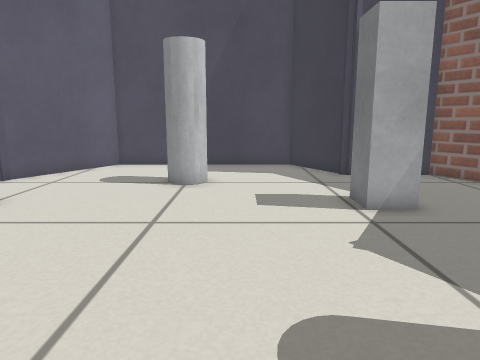
view 1 (above)

16 first-person views from a walk through a robot-simulator world made for Gazebo. The camera is 0.46 m above the floor, tilts 10° down and sees 70° across. The floor is counted in squares, 0.2 m on a side. Each view is taken from the middle of a square. On the plan, view 1 faces up. The plan holds only what a view shows up to about 19 squares ahead; the rest is blank.

view 2
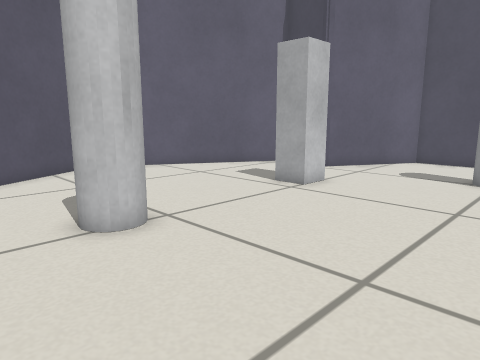

view 3
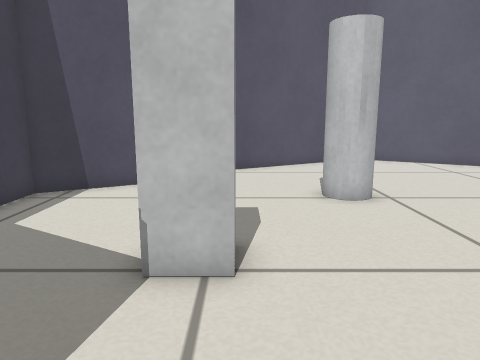

view 4
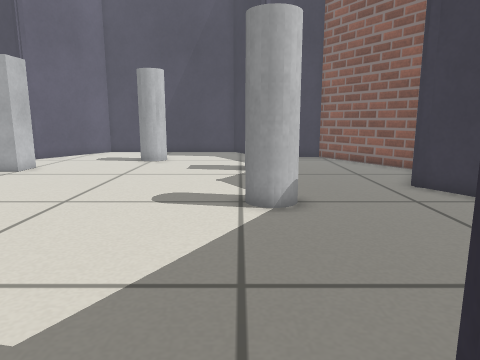

view 5
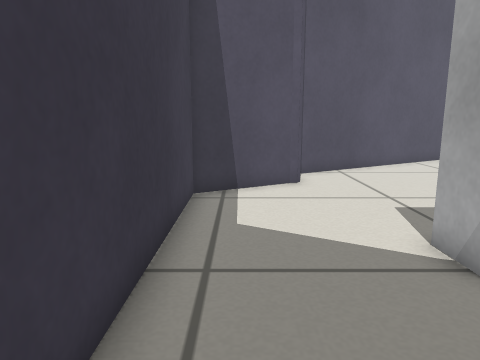

view 6
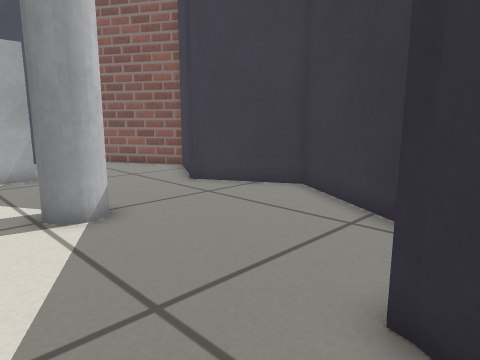

view 7
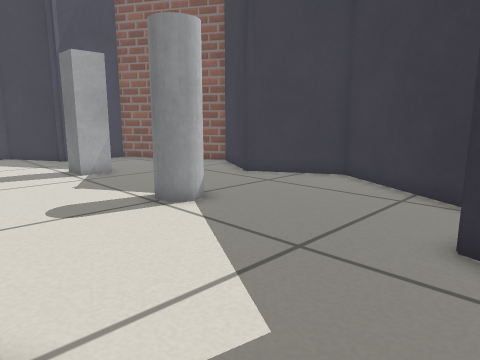

view 8
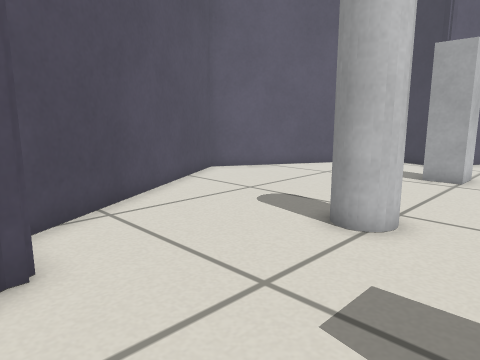

view 9
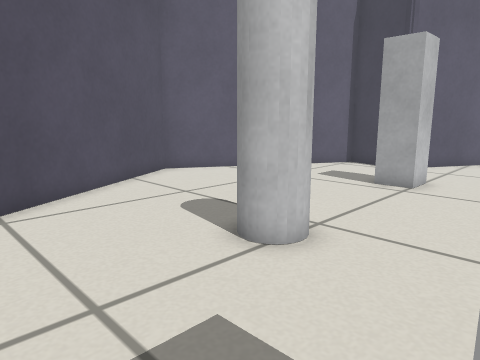

view 10
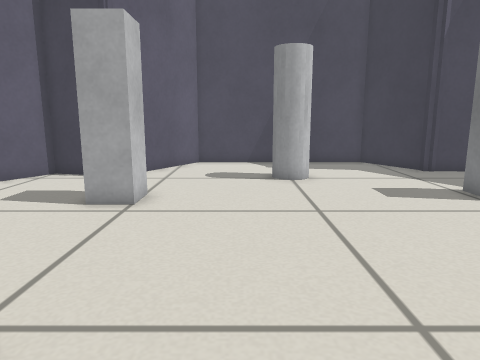

view 11
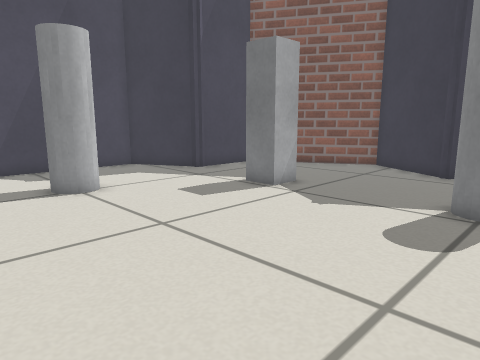

view 12
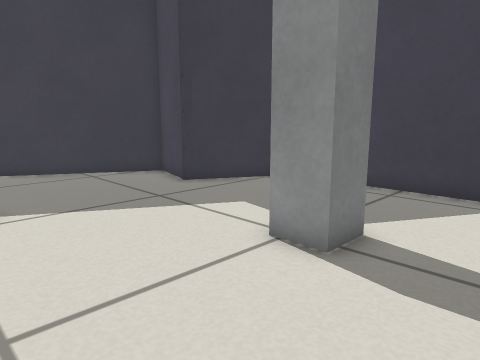

view 13
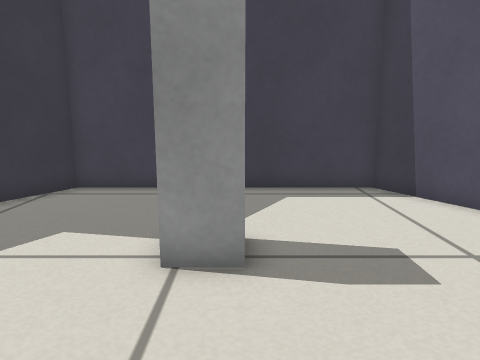

view 14
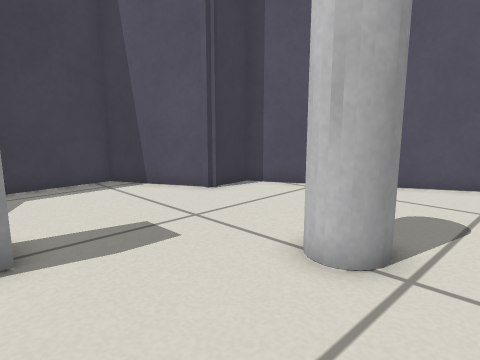

view 15
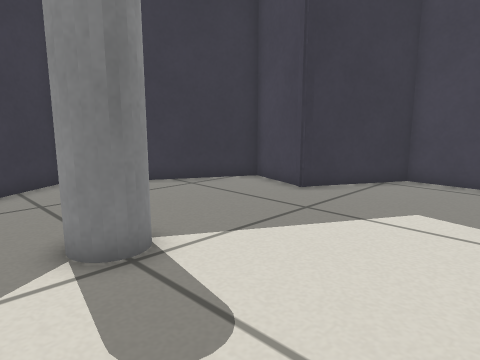

view 16
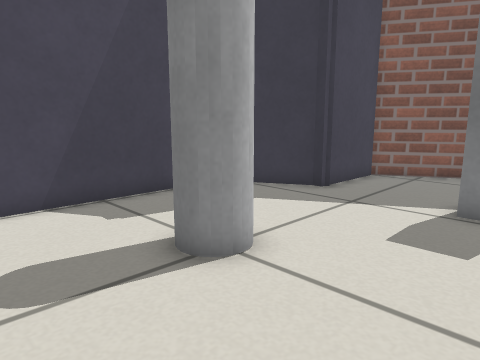

### Floor plan
Points are (right, up) in squares from view 1. A wall is a line through its corners. A room is listed if a view was taken in it or the views show most of it. See-through windows are left out.
Room 1 (views 1, 2, 3, 4, 5, 6, 7, 8, 9, 10, 11, 12, 13, 14, 15, 16)
walls: (4.6, -4.7) (7.5, -5.5) (11.2, 1) (9, 4.8) (9.2, 4.9) (11.2, 8.4) (7.9, 14.1) (4.2, 14.2) (4.2, 14.6) (2.6, 17.6) (-6.2, 17.6) (-9, 12.8); (4.5, -5.1) (4.7, -4.6) (5.1, -4.9); (-8.8, 13.2) (-8.9, 12.8) (-11.9, 13.6) (-16.9, 4.9) (-11.3, -4.9) (-9.2, -4.9); (-9.9, -4.9) (-9.6, -4.7) (-7.5, -8.5) (2.5, -8.5) (4.7, -4.6); (4.9, 14.3) (4.4, 14)
objects: grey cylinder (-8, 1) to (-7, 2); grey post (-8, 8) to (-7, 9); grey post (-3, -3) to (-2, -2); grey cylinder (-3, 12) to (-1, 13); grey cylinder (3, 2) to (4, 3); grey post (3, 9) to (4, 10)

Where each view was taken, in squares from view 1:
view 1: 0 up, 0 right, facing up
view 2: 2 down, 0 right, facing up-left
view 3: 2 down, 3 right, facing left
view 4: 7 down, 3 right, facing up
view 5: 7 down, 3 right, facing left
view 6: 6 down, 1 right, facing up-right
view 7: 6 down, 2 left, facing up-right
view 8: 6 down, 4 left, facing up-left
view 9: 4 down, 3 left, facing up-left
view 10: 1 down, 4 left, facing up
view 11: 1 up, 6 left, facing up-right
view 12: 3 up, 6 left, facing down-right
view 13: 3 up, 3 left, facing down
view 14: 4 up, 2 left, facing down-left
view 15: 5 up, 2 left, facing down-right
view 16: 8 up, 6 left, facing up-right
